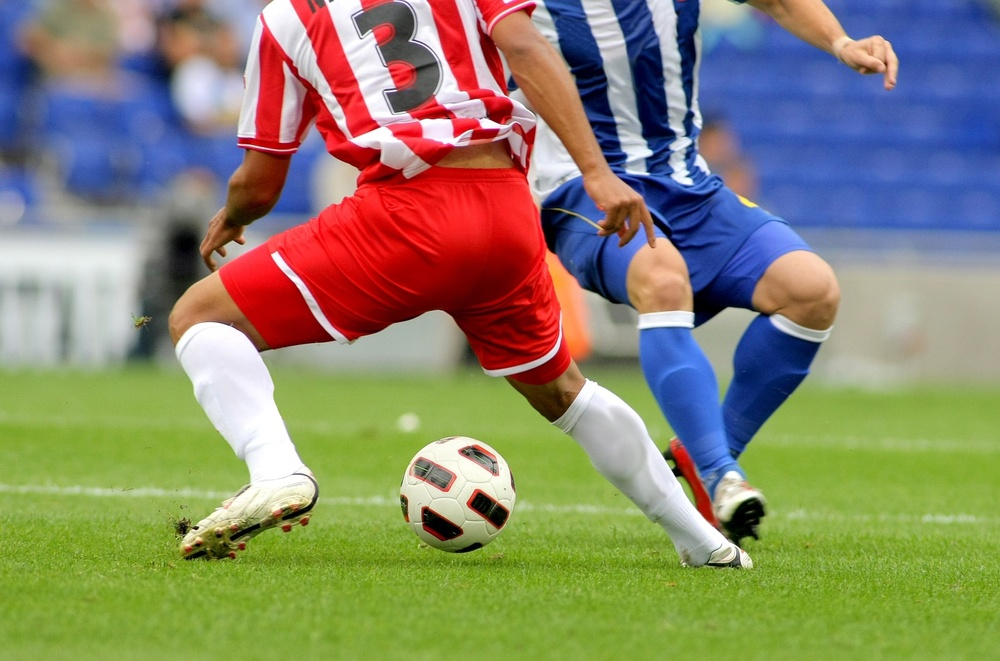
#> input picture soccer.jpg, 1000 x 661 px, shrunk from 1434 x 948 before the run, found by its file name
$ python 1_binaryNhistogram.py
#> lines starting #> are read from the running program, lines starting #| are printed output that depends on the picture; after the words box and inside, x2 and y2 are one past the last pixel; in counts of white or black regions, pixels touching at a corner belong together
import cv2 as cv
import sys
from matplotlib import pyplot as plt

img = cv.imread('soccer.jpg', cv.IMREAD_GRAYSCALE)
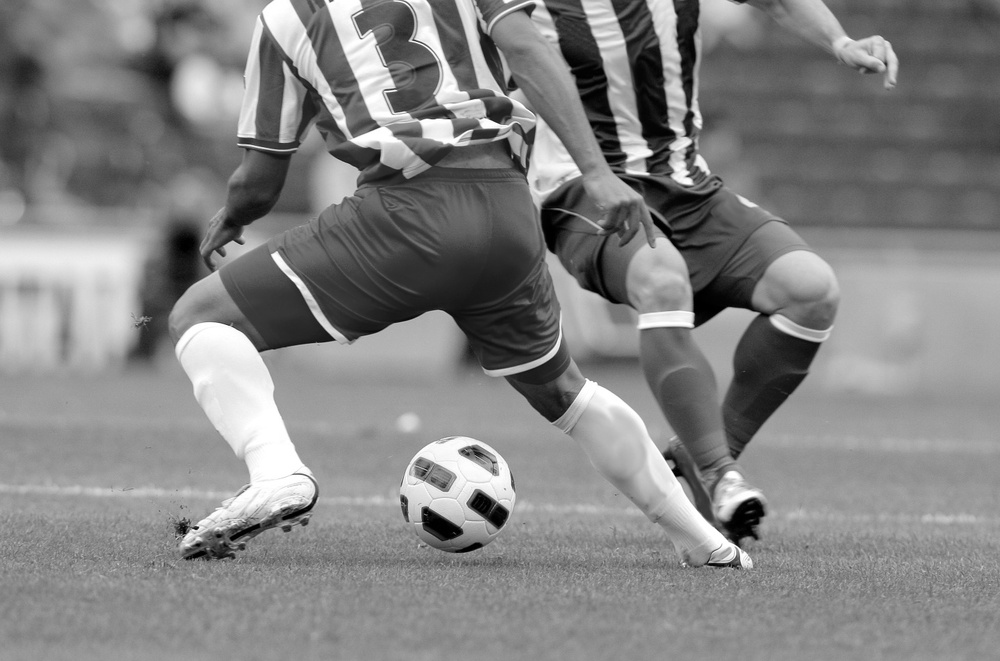
#> img: shape (661, 1000); min 0, max 255, mean 131.4
gray = cv.cvtColor(img, cv.COLOR_BAYER_BG2BGR)

if img is None:
    sys.exit('파일을 찾을 수 없습니다.')

t, bin_img = cv.threshold(img, 127, 255, cv.THRESH_BINARY)
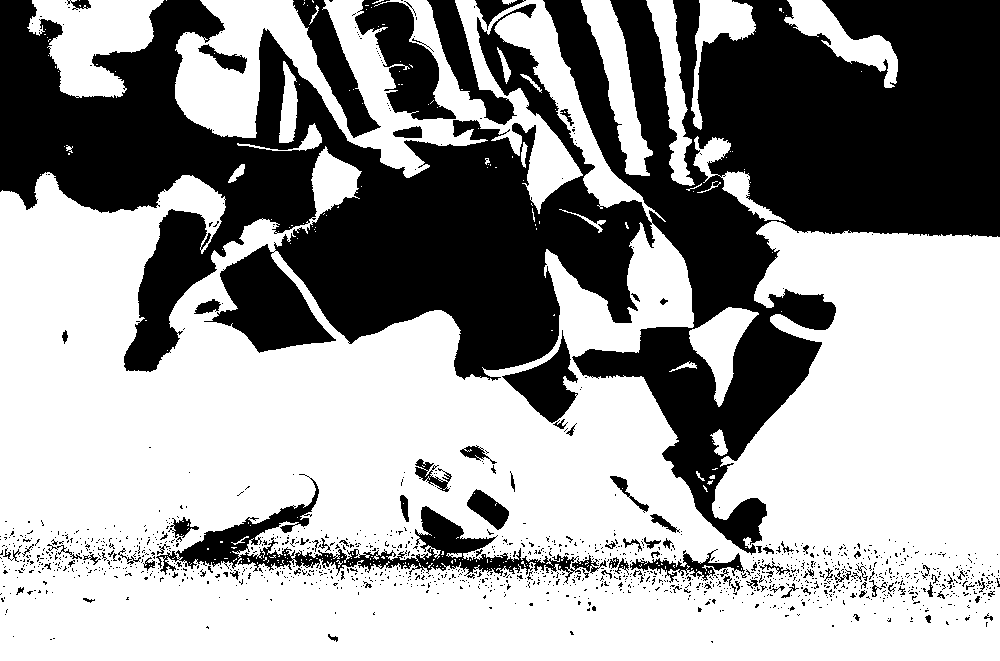
#> bin_img: shape (661, 1000); 60.8% white; 1393 black regions (1292 under 20 px), largest, box (x1, y1, x2, y2) and area: (0, 0, 1000, 555) 222374, (156, 474, 607, 584) 8829, (355, 0, 456, 120) 5444
cv.imshow('Channel binarization', bin_img)

# hist = cv.calcHist([img], [0], None, [256], [0, 256])
# plt.plot(hist, color='r', linewidth=1)
# plt.show()

gray_hist = cv.calcHist([gray], [0], None, [256], [0, 256])
#> gray_hist = 256 values, max 10345 at index 148, min 353 at index 0, mean 2582
plt.plot(gray_hist, color='r', linewidth=1)
plt.show()
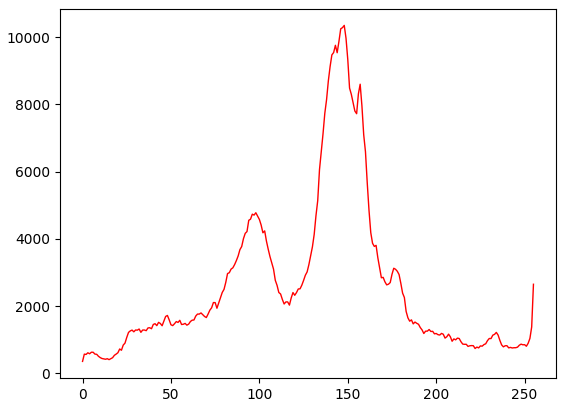
#> figure drawn by matplotlib, 1 panel; curve peaks at x = 148, y = 10345

cv.waitKey()
cv.destroyAllWindows()
